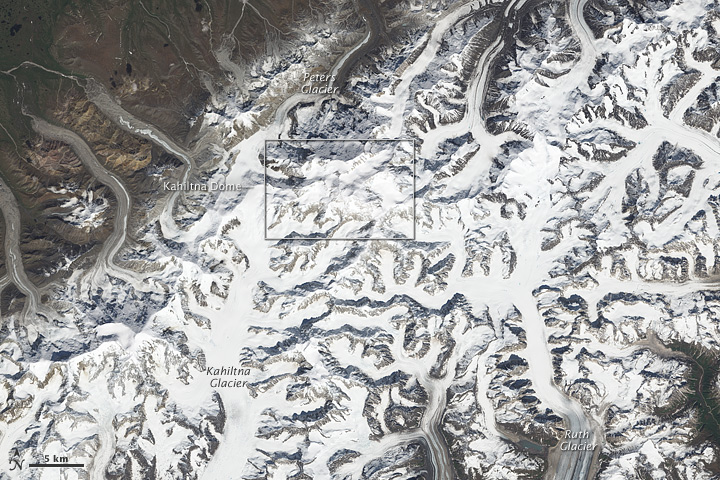
#> input picture Input/mt_mckinley.jpg, 720 x 480 px
$ python zoom_staging.py   (Python 2 division)   (older library calls are emulated)
#> lines starting #> are read from the running program, lines starting #| are printed output that depends on the picture; after the words box and inside, x2 and y2 are one past the last pixel; in counts of white or black regions, pixels touching at a corner belong together; long printed decimals are rounded
from __future__ import division
from PIL import Image, ImageDraw
import os, cv2, sys, numpy

def make_zoomed(img, zoom_factor, x_offset, y_offset, out=None,):

#> called with img = 'Input/mt_mckinley.jpg', zoom_factor = 2, x_offset = 0, y_offset = 0
    im = Image.open(img)
#> im is the input picture: PIL image 720x480 RGB; mean R, G, B 163.4, 163.7, 163.6
    crop = im.crop((x_offset, y_offset, (im.size[0] / zoom_factor) + x_offset, (im.size[1] / zoom_factor) + y_offset))
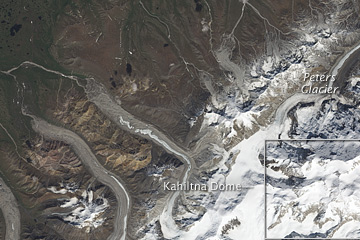
#> crop: PIL image 360x240 RGB; mean R, G, B 116.8, 114.8, 111.8
    res = crop.resize(im.size, Image.ANTIALIAS)
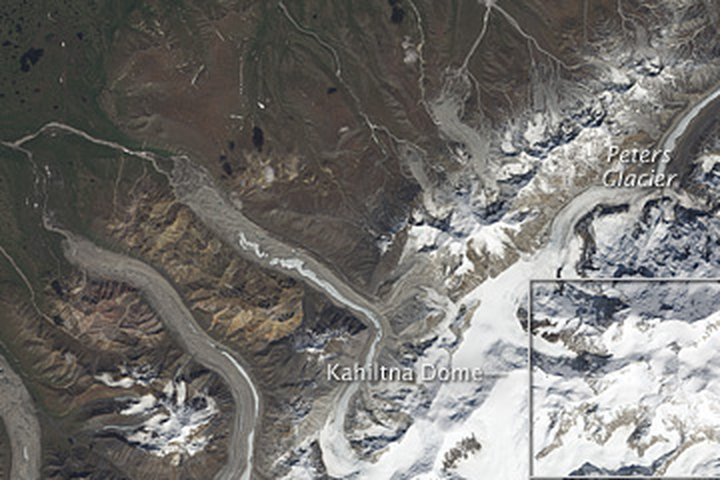
#> res: PIL image 720x480 RGB; mean R, G, B 116.7, 114.8, 111.8
    if out is None:
        return res
    res.save(out)

def generate_lines(inp, out=None, as_np_arr=False):

#> called with as_np_arr = False
    if isinstance(inp, basestring):
        edges = cv2.Canny(cv2.imread(inp), 50, 250, apertureSize=3)
    else:
        edges = cv2.Canny(numpy.array(inp), 50, 250, apertureSize=3)
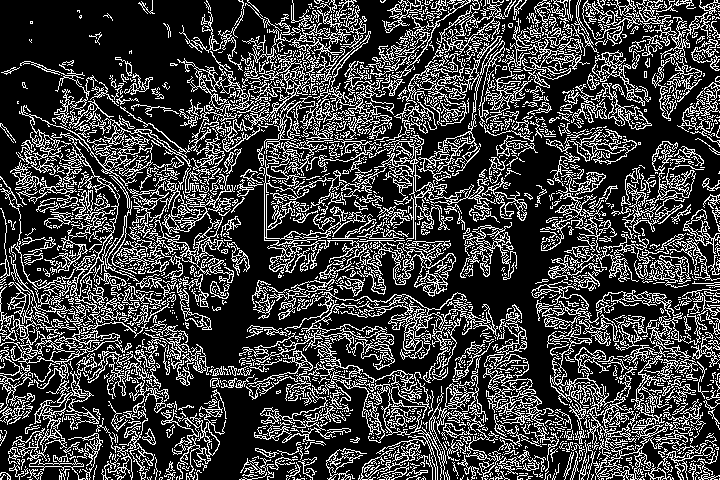
#> edges: shape (480, 720); 25.2% white in thin lines or dots
    im = Image.fromarray(edges)
    im = im.convert("RGB")
#> im: PIL image 720x480 RGB; 25.2% white in thin lines or dots
    if out is None:
        if as_np_arr:
            return numpy.array(im)
        else:
            return im
    im.save(out)

def apply_border(img, points, color=(255,0,0), border=3, out=None):

    if out is None:
        im = img.copy()
    else:
        im = img
    draw = ImageDraw.Draw(im)

    shifted = points[1:] + points[:1]
    lis = zip(points, shifted)

    for pair in lis:
        draw.line((pair[0][0], pair[0][1], pair[1][0], pair[1][1]), fill=color, width=border)

    return im

class location_finder:

    def __init__(self, tot_img, sub_img, minimum_precision=0.89, strat=None,):

        if strat:
            self.strat = strat
        else:
            sys.stderr.write("Warning, no strategy assigned")
        self.tot_img = tot_img
        self.sub_img = sub_img
        self.minimum_precision = minimum_precision
        self.sub_pix = self.sub_img.load()
        self.tot_pix = self.tot_img.load()

    def exe(self, width_lim, height_lim):

        lim_matches = (self.sub_img.size[0] * 2) + (self.sub_img.size[1] * 2)

        for i in range(1, width_lim):
            for j in range(1, height_lim):
                cur_matches = self.strat(self, col=i, row=j)
                result_ratio = cur_matches / lim_matches
                if result_ratio >= self.minimum_precision:
                    print "match found!", cur_matches, " at ", i, j
                    return cur_matches, lim_matches, result_ratio, i, j
            sys.stdout.write('.')
            sys.stdout.flush()
        print "\n"

    def border_check(self, col=0, row=0):

        matches = 0
        for i in range(self.sub_img.size[0]):
            if self.sub_pix[i, 0] == self.tot_pix[i + col, 0 + row]:
                matches += 1
        for j in range(self.sub_img.size[1]):
            if self.sub_pix[0, j] == self.tot_pix[0 + col, j + row]:
                matches += 1
        for i in range(self.sub_img.size[0]):
            if self.sub_pix[i, self.sub_img.size[1] - 1] == self.tot_pix[i + col, 0 + row]:
                matches += 1
        for j in range(self.sub_img.size[1]):
            if self.sub_pix[self.sub_img.size[0] - 1, j] == self.tot_pix[0 + col, j + row]:
                matches += 1

        return matches

    def exhaust_check(self, col=0, row=0):

        matches = 0
        for i in range(self.sub_img.size[0]):
            for j in range(self.sub_img.size[1]):
                if self.sub_pix[i, j] == self.tot_pix[i + col, j + row]:
                    matches += 1

        return matches

def show_and_wait(file):

    if isinstance(file, basestring):
        img = cv2.imread(file)
    else:
        img = numpy.array(file)
    cv2.imshow('image', img)
    cv2.waitKey(0)
    cv2.destroyAllWindows()

def main(zoom_factor, minimum_precision, verbose=False, x_offset=0, y_offset=0):

    print "Trying Degree of Precision", minimum_precision * 100

    inp_file = os.path.join(os.path.dirname(os.path.realpath(__file__)), 'Input', 'mt_mckinley.jpg')
    out_sub_file = os.path.join(os.path.dirname(os.path.realpath(__file__)), 'Output', 'result_sub.jpg')
    out_tot_file = os.path.join(os.path.dirname(os.path.realpath(__file__)), 'Output', 'result_tot.jpg')

    #
    # staging testing
    #
    zoomed = make_zoomed(inp_file, zoom_factor, x_offset=x_offset, y_offset=y_offset)
    if verbose:
        show_and_wait(zoomed)

    #
    # Un-packing image to be used in overlay
    #
    img = Image.open(inp_file)
    img_lines = generate_lines(img)
    img_lines.save(out_tot_file)

    #
    # prepare the sub_img by first un_zooming, then applying generate lines, then cropping to fit image
    #
    un_zoomed = zoomed.crop((0,0, zoomed.size[0] * zoom_factor, zoomed.size[1] * zoom_factor)).resize(img.size, Image.ANTIALIAS)
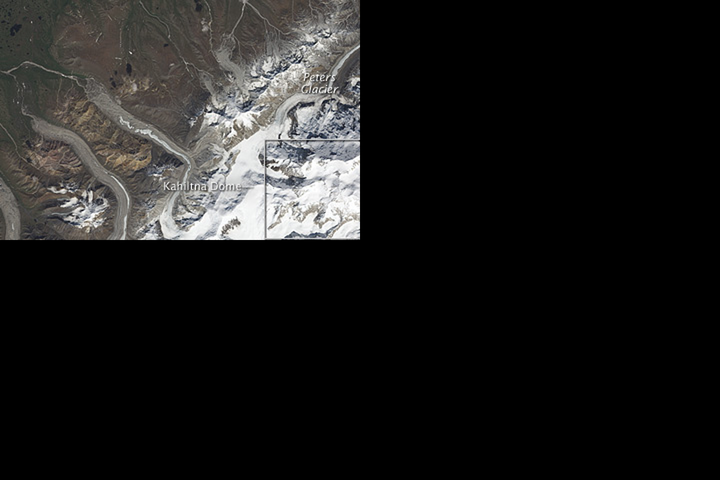
#> un_zoomed: PIL image 720x480 RGB; mean R, G, B 29.2, 28.7, 27.9

    #
    # Check for inappropriate x / y offset
    if x_offset > img.size[0] / zoom_factor or y_offset > img.size[1] / zoom_factor:
        string = "Error, x_offset and y_offset with the sub_img width cannot exceed the size of th e tot_img"
        string += "\noffsets (x, y): " + str(x_offset) + ", " + str(y_offset)
        string += "\ntot img crop lim: " + str(img.size[0] / zoom_factor) + ", " + str(img.size[1] / zoom_factor)
        raise AssertionError(string)

    if verbose:
        show_and_wait(un_zoomed)
    un_zoomed_lines = generate_lines(un_zoomed)
#> call 2 of generate_lines, with as_np_arr = False
#> in generate_lines (call 2), `edges = cv2.Canny(numpy.array(inp), 50, 250, apertureSize=3)`:
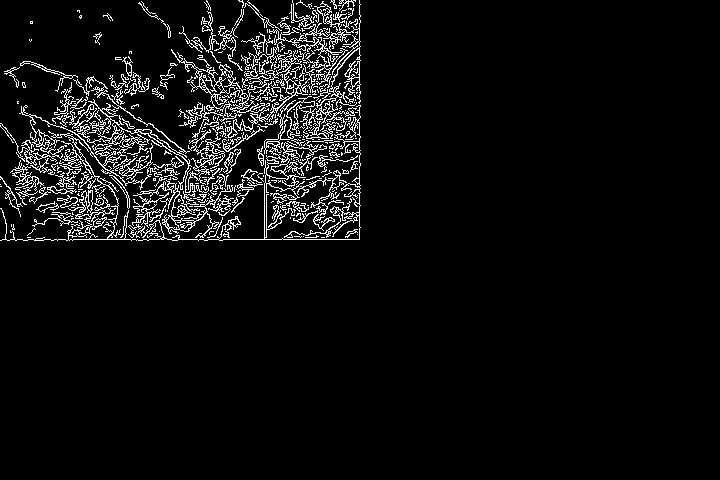
#> edges: shape (480, 720); 5.6% white in thin lines or dots, all inside (x1, y1, x2, y2) = (0, 0, 361, 241)
    if verbose:
        show_and_wait(un_zoomed_lines)
    un_zoomed_lines_crop = un_zoomed_lines.crop((1, 1, (un_zoomed.size[0] / zoom_factor)-1, (un_zoomed.size[1] / zoom_factor)-1))
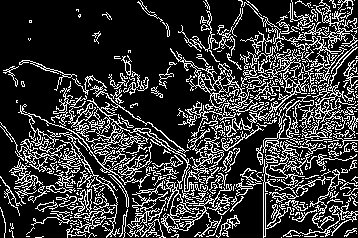
#> un_zoomed_lines_crop: PIL image 358x238 RGB; 21.9% white in thin lines or dots
    if verbose:
        show_and_wait(un_zoomed_lines_crop)
    un_zoomed_lines_crop.save(out_sub_file)

    #
    # Use loc_finder to solve for location
    #
    width_lim = img_lines.size[0] - un_zoomed_lines_crop.size[0]
#> width_lim = 362
    height_lim = img_lines.size[1] - un_zoomed_lines_crop.size[1]
#> height_lim = 242

    try:
        loc_find = location_finder(tot_img=img_lines, sub_img=un_zoomed_lines_crop, minimum_precision=minimum_precision, strat=location_finder.border_check)
        current_matches, max_matches, result_matches, x, y = loc_find.exe(width_lim, height_lim)
#> current_matches = 1092; max_matches = 1192; result_matches = 0.916; x = 1; y = 1
    except Exception as e:
        raise Exception("Degree of Precision " + str(minimum_precision) + " failed")

    print "Succeeded", "number of matches:", current_matches, "of", max_matches, ":", result_matches
#| Succeeded number of matches: 1092 of 1192 : 0.9161

    x, y = x-1, y-1 # NOTE at location of x-1, y-1 as we needed to shave this border of the lines photo for erroneous line recognition at the border fo the crop
#> x = 0; y = 0

    print "imaged sourced to", x, y
#| imaged sourced to 0 0

    #
    # overlay image for visual
    #
    img.paste(un_zoomed.crop((0, 0, un_zoomed.size[0] / zoom_factor, un_zoomed.size[1] / zoom_factor)), (x,y))
    img.show()

    img_lines.paste(un_zoomed_lines.crop((0, 0, un_zoomed.size[0] / zoom_factor, un_zoomed.size[1] / zoom_factor)), (x,y))
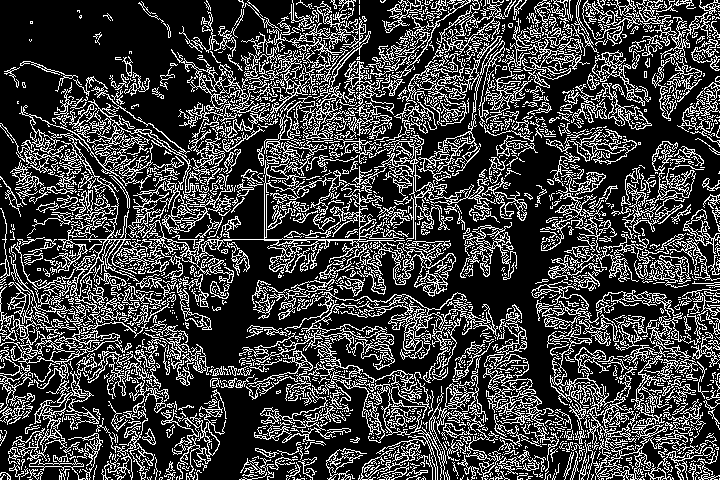
#> img_lines: PIL image 720x480 RGB; 25.3% white in thin lines or dots
    img_lines.show()

    sub_w = un_zoomed.size[0] / zoom_factor
#> sub_w = 360
    sub_h = un_zoomed.size[1] / zoom_factor
#> sub_h = 240
    highlighted = apply_border(img, points=[(x, y), (x, sub_h+y), (sub_w+x, sub_h+y), (sub_w+x, y)], border=1)
    highlighted.show()

def img_explore(x_offset, y_offset):

    inp_file = os.path.join(os.path.dirname(os.path.realpath(__file__)), 'Input', 'mt_mckinley.jpg')

    img = Image.open(inp_file)
    zoomed = make_zoomed(inp_file, 2.0, x_offset, y_offset)

    un_zoomed = zoomed.crop((0, 0, zoomed.size[0] * 2.0, zoomed.size[1] * 2.0)).resize(img.size,Image.ANTIALIAS)
    un_zoomed_crop = un_zoomed.crop(
        (1, 1, (un_zoomed.size[0] / 2.0) - 1, (un_zoomed.size[1] / 2.0) - 1))

    sub_w = un_zoomed.size[0] / 2.0
    sub_h = un_zoomed.size[1] / 2.0
    highlighted = apply_border(un_zoomed, points=[(x_offset, y_offset), (x_offset, sub_h + y_offset), (sub_w + x_offset, sub_h + y_offset), (sub_w + x_offset, y_offset)], border=1)
    highlighted.show()

    print "h", un_zoomed_crop.size[1], "w", un_zoomed_crop.size[0]

if __name__ == '__main__':

    debug = 0

    ar = numpy.arange(0.91, 0.85, -0.01)

    if not debug:
        x_offset, y_offset = 0, 0
    else:
        x_offset, y_offset = 250, 250

    for pct in ar:
        try:
            main(zoom_factor=2.0, minimum_precision=pct, x_offset=x_offset, y_offset=y_offset)
            sys.exit(0)
#> (the program exits here)
